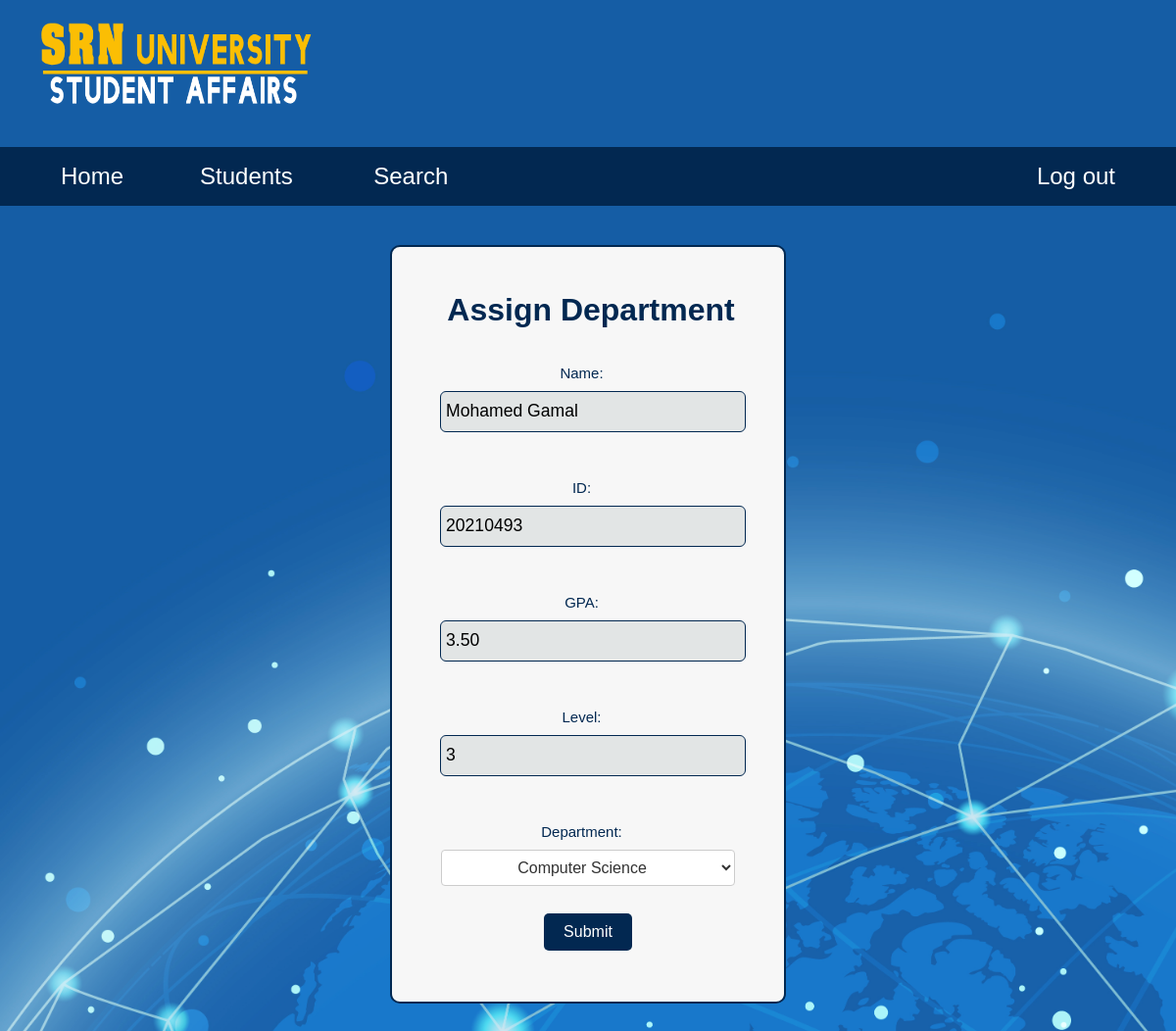
The app's page /our_students/assign_dep/20210493, older data.
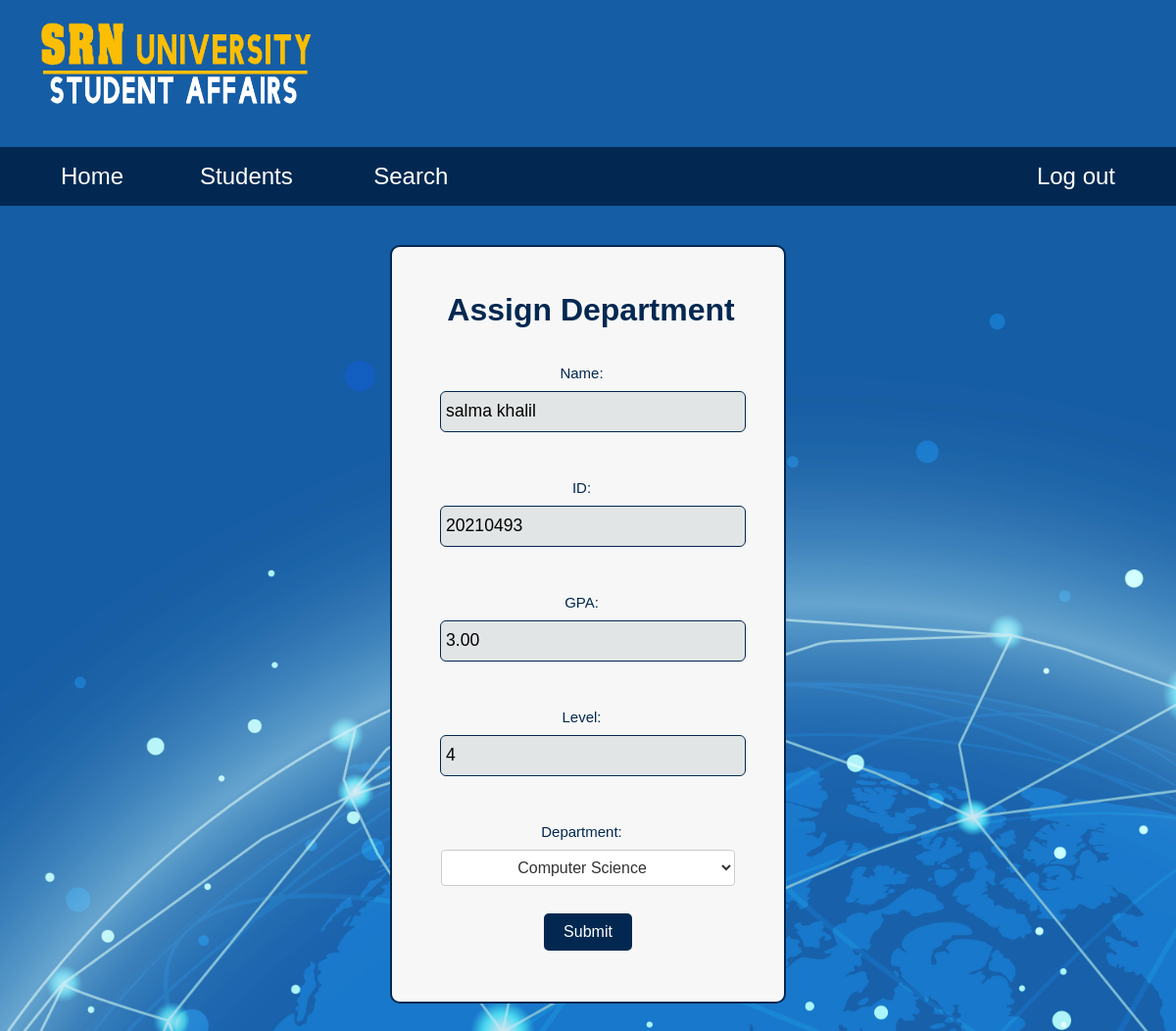
The same page, newer data.
### our_students/models.py (models this page shows)
class students(models.Model):
    fname = models.CharField(max_length=255)
    lname = models.CharField(max_length=255)
    id = models.CharField(max_length=255,primary_key=True)
    status = models.CharField(max_length=255)
    level = models.IntegerField()
    department = models.CharField(max_length=20)
    gpa = models.DecimalField(max_digits=3,decimal_places=2)

### our_students/views.py (the view)
# urls.py: path('assign_dep/<str:id>',views.assign_dep),
def assign_dep(request,id):
    student_info = students.objects.get(id=id)
    content = {
        'id': student_info.id,
        'name': student_info.fname + ' ' + student_info.lname,
        'level':student_info.level,
        'gpa':student_info.gpa,
        'department':student_info.department,
    }
    department_options = ["Computer Science", "Information System", "Information Technology", "Decision Support",
                          "Artificial Intelligence", "Software Engineering", "Bioinformatics", "Data Science", "General"]
    dep_page_info = render(request, 'AssignDepartment.html', context={'content': content, 'department_options': department_options})
    return HttpResponse(dep_page_info)

### our_students/templates/AssignDepartment.html (shortened to what this page needs)
{% load static%}
<!DOCTYPE html>
<html lang="en">
<head>
    <link rel="stylesheet" href="{% static 'styles/AssignDepartment.css' %}">
    <link rel="stylesheet" href="{% static 'styles/navStyle.css' %}">
</head>
<body>
    <header class="headofpage">
        <a style="padding: 10px;" ; href="Home.html"><img src="{% static 'styles/pics/newlogo.png'%}"
                style="width: 300px; height: 90px;padding: 20px;" /> </a>
        <div class="navBar">
            <ul class="navList">
                <li class="home"><a href="Home.html">Home </a></li>
                <div class="dropdown">
                    <li class="dropbtn">Students</li>
                </div>
                <li class="s"><a href="SearchStudent.html">Search</a></li>
                <li class="logout"><a href="Login.html"> Log out</a></li>
            </ul>
        </div>
    </header>
    <div id="Whole">
        <form method="POST" id = "dep_form" >
            <h1>Assign Department</h1>
            <label for="name">Name:</label>
            <input type="text" id="name" name="name" class="fixed-input" placeholder="Name" value="{{content.name}}"
                readonly><br>
            <label for="id">ID:</label>
            <input type="text" id="id" name="studId" placeholder="202XXXXX" class="fixed-input" value="{{content.id}}"
                readonly><br>
            <label for="GPA">GPA:</label>
            <input type="text" id="GPA" name="studGpa" placeholder="GPA" class="fixed-input" value="{{content.gpa}}"
                readonly><br>
            <label for="level">Level:</label>
            <input type="text" id="level" name="studLevel" placeholder="Level" class="fixed-input" value="{{content.level}}"
                readonly><br>
            <label for="department">Department:</label>
            <select id="department" class="select-style">
                {% for option in department_options %}
                    {% if option == department %}
                        <option value="{{ option }}" selected>{{ option }}</option>
                    {% else %}
                        {% if option != 'General' %}
                            <option value="{{ option }}">{{ option }}</option>
                        {% endif %}
                    {% endif %}
                {% endfor %}
            </select>
            <br>
            <button type="submit" onclick="updateDep()">Submit</button>
        </form>
        <br><br>
    </div>
</body>
</html>

Row changes from the older to the newer data that the page shows:
changed students id 20210493: studGpa "3.50" → "3.00"
Text that changed along with them:
form field name: "Mohamed Gamal" → "salma khalil"
form field studLevel: "3" → "4"
